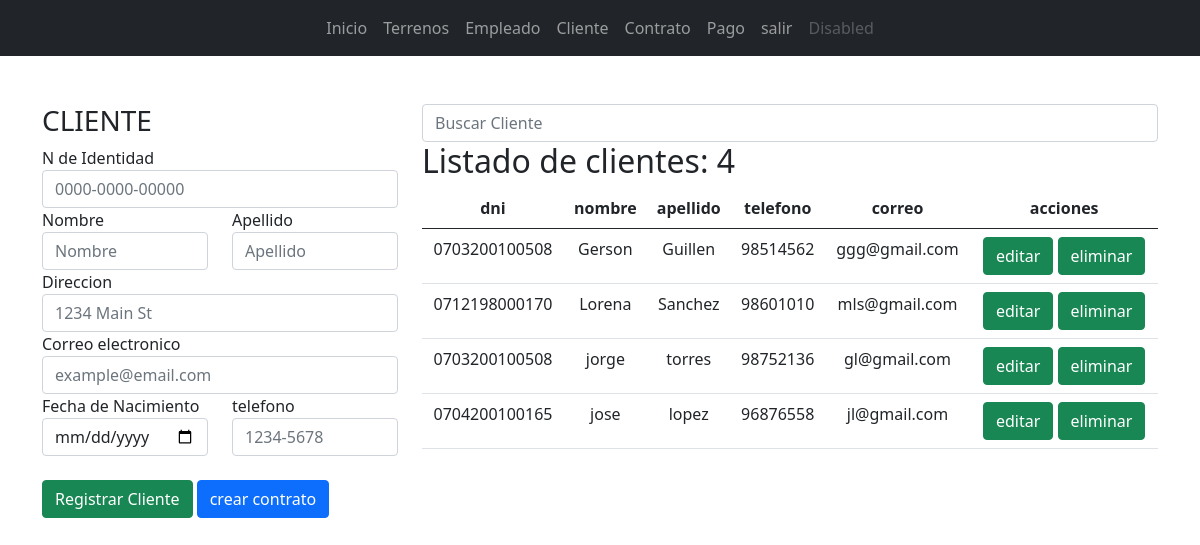
The app's page /cliente/ (signed in) with its own data.
### app_lotificadora/models.py (models this page shows, shortened)
class Cliente(models.Model):
    dni = models.CharField(max_length=16)
    nombre = models.CharField(max_length=35)
    apellido = models.CharField(max_length=35)
    direccion = models.TextField()
    fecha = models.DateField()
    telefono = models.CharField(max_length=13)
    correo = models.EmailField(max_length=40)
    fecha_ingreso = models.DateField(auto_now_add=True, null=True)
    estado = models.BooleanField(default=True)
    user = models.OneToOneField(User, on_delete=models.CASCADE, null=True, blank=True)

### app_lotificadora/views.py (the view, shortened to what this page needs)
# urls.py: path('cliente/', views.cliente, name="cliente"),
def cliente(request):
    q = request.GET.get('q')
    if q:
        cli = Cliente.objects.filter(nombre__startswith=q).order_by('nombre')
    else:
        cli = Cliente.objects.all().order_by('nombre')
    ctx = {
        'cliente': cli,
    }
    return render(request, 'cliente/cliente.html', ctx)

### app_lotificadora/templates/cliente/cliente.html (shortened to what this page needs)
{% extends "base.html" %}
{% block container %}
    <div class="row">
        <div class="col-md-4">
            <h3>CLIENTE</h3>
            {% if c %}
            <form action="{% url 'mantenimiento_cliente' c.id %}" method="post" id="#frm-cliente">
            {% else %}
            <form action="" method="post" id="#frm-cliente">
            {% endif %}
                <div>
                    <label for="txt-dni">N de Identidad</label>
                    <input name="txt-dni" type="text" value="{{ c.dni }}" class="form-control" id="txt-dni" placeholder="0000-0000-00000" required autofocus>
                </div>
                <div class="row">
                    <div class="col-md-6">
                        <label for="txt-nombre">Nombre</label>
                        <input name="txt-nombre" type="text" value="{{ c.nombre }}" class="form-control" id="txt-nombre" placeholder="Nombre" required autofocus>
                    </div>
                    <div class="col-md-6">
                        <label for="txt-apellido">Apellido</label>
                        <input name="txt-apellido" type="text" value="{{ c.apellido }}" class="form-control" id="txt-apellido" placeholder="Apellido" required autofocus>
                    </div>
                </div>
                <div>
                    <label for="txt-direccion">Direccion</label>
                    <input name="txt-direccion" type="text" value="{{ c.direccion }}" class="form-control" id="txt-direccion" placeholder="1234 Main St" required autofocus>
                </div>
                <div>
                    <label for="txt-correo">Correo electronico</label>
                    <input name="txt-correo" type="email" value="{{ c.correo }}" class="form-control" id="txt-correo" placeholder="example@email.com">
                </div>
                <div class="row">
                    <div class="col-md-6">
                        <label for="txt-fecha">Fecha de Nacimiento</label>
                        <input name="txt-fecha" type="date" value="{{ c.fecha }}" class="form-control" id="txt-fecha" required autofocus>
                    </div>
                    <div class="col-md-6">
                        <label for="txt-telefono">telefono</label>
                        <input name="txt-telefono" type="text" value="{{ c.telefono }}" class="form-control" id="txt-telefono" placeholder="1234-5678" required autofocus>
                    </div>
                </div>
                <div class="mt-4">
                    {% if c %}
                    <input type="submit" class="btn btn-success" value="actualizar Cliente">
                    {% else %}
                    <input type="submit" class="btn btn-success" value="Registrar Cliente">
                    {% endif %}
                    <a href="{% url 'contrato' %}"class="btn btn-primary">crear contrato</a>
                </div>
            </form>
        </div>
        <div class="col-md-8">
            <form action="" method="get">
                <input type="search" name="q" value="{{ q }}" class="form-control" placeholder="Buscar Cliente">
            </form>
            <h2>Listado de clientes: {{ cliente|length }}</h2>
            <div class="table-responsive">
                <table class="table table-hover">
                    <thead>
                        <tr class="text-center">
                            <th>dni</th>
                            <th>nombre</th>
                            <th>apellido</th>
                            <th>telefono</th>
                            <th>correo</th>
                            <th>acciones</th>
                        </tr>
                    </thead>
                    <tbody>
                        {% for c in cliente %}
                            <tr class="text-center">
                                <td>{{ c.dni }}</td>
                                <td>{{ c.nombre }}</td>
                                <td>{{ c.apellido }}</td>
                                <td>{{ c.telefono }}</td>
                                <td>{{ c.correo|default_if_none:'-' }}</td>
                                <td>
                                    <a href="{% url 'mantenimiento_cliente' c.id %}" type="submit" class="btn btn-success">editar</a>
                                    <input type="submit" class="btn btn-success" value="eliminar">
                                </td>
                            </tr>
                        {% empty %}
                            <div class="alert alert-danger">No se encuentran Clientes</div>
                        {% endfor %}
                    </tbody>
                </table>
            </div>
        </div>
    </div>
{% endblock  %}

### records on screen
Cliente: dni "0703200100508", nombre "Gerson", apellido "Guillen", telefono "98514562", correo "ggg@gmail.com"
Cliente: dni "0712198000170", nombre "Lorena", apellido "Sanchez", telefono "98601010", correo "mls@gmail.com"
Cliente: dni "0703200100508", nombre "jorge", apellido "torres", telefono "98752136", correo "gl@gmail.com"
Cliente: dni "0704200100165", nombre "jose", apellido "lopez", telefono "96876558", correo "jl@gmail.com"

### other values on screen
{{ cliente|length }} "4"
